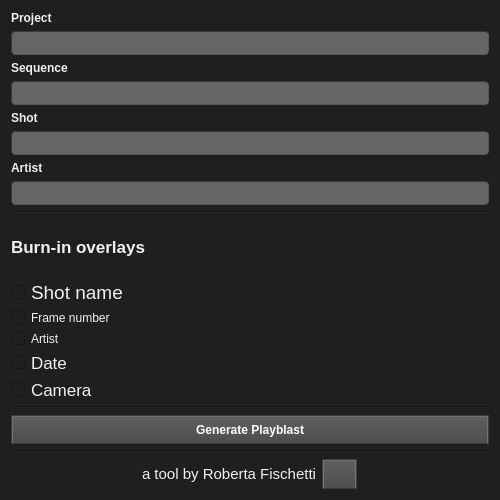
<?xml version="1.0" encoding="UTF-8"?>
<ui version="4.0">
 <class>wg_playblastManager</class>
 <widget class="QWidget" name="wg_playblastManager">
  <property name="geometry">
   <rect>
    <x>0</x>
    <y>0</y>
    <width>500</width>
    <height>500</height>
   </rect>
  </property>
  <property name="maximumSize">
   <size>
    <width>600</width>
    <height>500</height>
   </size>
  </property>
  <property name="font">
   <font>
    <family>Tahoma</family>
    <pointsize>13</pointsize>
   </font>
  </property>
  <property name="windowTitle">
   <string>Playblast Manager</string>
  </property>
  <property name="styleSheet">
   <string notr="true">/*
Dark Console Style Sheet for QT Applications
Author: Jaime A. Quiroga P.
Company: GTRONICK
Last updated: 24/05/2018, 17:12.
Available at: https://github.com/GTRONICK/QSS/blob/master/ConsoleStyle.qss
*/
QWidget {
	
	background-color: rgb(31, 31, 31);
	color: rgb(240, 240, 240);
	border-color: rgb(58, 58, 58);
}

QPlainTextEdit {
	background-color:rgb(0, 0, 0);
	color: rgb(200, 200, 200);
	selection-background-color: rgb(255, 153, 0);
	selection-color: rgb(0, 0, 0);
}

QTabWidget::pane {
    	border-top: 1px solid #000000;
}

QTabBar::tab {
 	background-color:rgb(0, 0, 0);
 	border-style: outset;
	border-width: 1px;
	border-right-color: qlineargradient(spread:pad, x1:0.4, y1:0.5, x2:0.6, y2:0.5, stop:0 rgba(115, 115, 115, 255), stop:1 rgba(62, 62, 62, 255));
	border-left-color: qlineargradient(spread:pad, x1:0.6, y1:0.5, x2:0.4, y2:0.5, stop:0 rgba(115, 115, 115, 255), stop:1 rgba(62, 62, 62, 255));
  border-bottom-color: rgb(58, 58, 58);
	border-bottom-width: 1px;
	border-top-width: 0px;
	border-style: solid;
	color: rgb(255, 153, 0);
	padding: 4px;
}

QTabBar::tab:selected, QTabBar::tab:hover {
   color: rgb(255, 255, 255);
   background-color:rgb(0, 0, 0);
   border-color:rgb(42, 42, 42);
   margin-left: 0px;
   margin-right: 0px;
   border-bottom-right-radius:4px;
   border-bottom-left-radius:4px;
}

QTabBar::tab:last:selected {
  background-color:rgb(0, 0, 0);
	border-color:rgb(42, 42, 42);
	margin-left: 0px;
  	margin-right: 0px;
	border-bottom-right-radius:4px;
	border-bottom-left-radius:4px;
}

QTabBar::tab:!selected {
   margin-bottom: 4px;
   border-bottom-right-radius:4px;
   border-bottom-left-radius:4px;
}

QPushButton{
	border-style: outset;
	border-width: 2px;
	border-top-color: qlineargradient(spread:pad, x1:0.5, y1:0.6, x2:0.5, y2:0.4, stop:0 rgba(115, 115, 115, 255), stop:1 rgba(62, 62, 62, 255));
	border-right-color: qlineargradient(spread:pad, x1:0.4, y1:0.5, x2:0.6, y2:0.5, stop:0 rgba(115, 115, 115, 255), stop:1 rgba(62, 62, 62, 255));
	border-left-color: qlineargradient(spread:pad, x1:0.6, y1:0.5, x2:0.4, y2:0.5, stop:0 rgba(115, 115, 115, 255), stop:1 rgba(62, 62, 62, 255));
	border-bottom-color: rgb(58, 58, 58);
	border-bottom-width: 1px;
	border-style: solid;
	color: rgb(255, 255, 255);
	padding: 6px;
	background-color: qlineargradient(spread:pad, x1:0.5, y1:1, x2:0.5, y2:0, stop:0 rgba(77, 77, 77, 255), stop:1 rgba(97, 97, 97, 255));
}

QPushButton:hover{
	border-style: outset;
	border-width: 2px;
	border-top-color: qlineargradient(spread:pad, x1:0.5, y1:0.6, x2:0.5, y2:0.4, stop:0 rgba(180, 180, 180, 255), stop:1 rgba(110, 110, 110, 255));
	border-right-color: qlineargradient(spread:pad, x1:0.4, y1:0.5, x2:0.6, y2:0.5, stop:0 rgba(180, 180, 180, 255), stop:1 rgba(110, 110, 110, 255));
	border-left-color: qlineargradient(spread:pad, x1:0.6, y1:0.5, x2:0.4, y2:0.5, stop:0 rgba(180, 180, 180, 255), stop:1 rgba(110, 110, 110, 255));
	border-bottom-color: rgb(115, 115, 115);
	border-bottom-width: 1px;
	border-style: solid;
	color: rgb(255, 255, 255);
	padding: 6px;
	background-color: qlineargradient(spread:pad, x1:0.5, y1:1, x2:0.5, y2:0, stop:0 rgba(107, 107, 107, 255), stop:1 rgba(157, 157, 157, 255));
}

QPushButton:pressed{
	border-style: outset;
	border-width: 2px;
	border-top-color: qlineargradient(spread:pad, x1:0.5, y1:0.6, x2:0.5, y2:0.4, stop:0 rgba(62, 62, 62, 255), stop:1 rgba(22, 22, 22, 255));
	border-right-color: qlineargradient(spread:pad, x1:0.4, y1:0.5, x2:0.6, y2:0.5, stop:0 rgba(115, 115, 115, 255), stop:1 rgba(62, 62, 62, 255));
	border-left-color: qlineargradient(spread:pad, x1:0.6, y1:0.5, x2:0.4, y2:0.5, stop:0 rgba(115, 115, 115, 255), stop:1 rgba(62, 62, 62, 255));
	border-bottom-color: rgb(58, 58, 58);
	border-bottom-width: 1px;
	border-style: solid;
	color: rgb(255, 255, 255);
	padding: 6px;
	background-color: qlineargradient(spread:pad, x1:0.5, y1:1, x2:0.5, y2:0, stop:0 rgba(77, 77, 77, 255), stop:1 rgba(97, 97, 97, 255));
}

QPushButton:disabled{
	border-style: outset;
	border-width: 2px;
	border-top-color: qlineargradient(spread:pad, x1:0.5, y1:0.6, x2:0.5, y2:0.4, stop:0 rgba(115, 115, 115, 255), stop:1 rgba(62, 62, 62, 255));
	border-right-color: qlineargradient(spread:pad, x1:0.4, y1:0.5, x2:0.6, y2:0.5, stop:0 rgba(115, 115, 115, 255), stop:1 rgba(62, 62, 62, 255));
	border-left-color: qlineargradient(spread:pad, x1:0.6, y1:0.5, x2:0.4, y2:0.5, stop:0 rgba(115, 115, 115, 255), stop:1 rgba(62, 62, 62, 255));
	border-bottom-color: rgb(58, 58, 58);
	border-bottom-width: 1px;
	border-style: solid;
	color: rgb(0, 0, 0);
	padding: 6px;
	background-color: qlineargradient(spread:pad, x1:0.5, y1:1, x2:0.5, y2:0, stop:0 rgba(57, 57, 57, 255), stop:1 rgba(77, 77, 77, 255));
}

QLineEdit {
	border-width: 1px; border-radius: 4px;
	border-color: rgb(58, 58, 58);
	border-style: inset;
	padding: 0 8px;
	color: rgb(255, 255, 255);
	background:rgb(101, 101, 101);
	selection-background-color: rgb(187, 187, 187);
	selection-color: rgb(60, 63, 65);
}

QProgressBar {
	text-align: center;
	color: rgb(255, 255, 255);
	border-width: 1px; 
	border-radius: 10px;
	border-color: rgb(58, 58, 58);
	border-style: inset;
}

QProgressBar::chunk {
	background-color: qlineargradient(spread:pad, x1:0.5, y1:0.7, x2:0.5, y2:0.3, stop:0 rgba(0, 200, 0, 255), stop:1 rgba(30, 230, 30, 255));
	border-radius: 10px;
}

QMenuBar {
	background:rgb(0, 0, 0);
	color: rgb(255, 153, 0);
}

QMenuBar::item {
  	spacing: 3px; 
	padding: 1px 4px;
  	background: transparent;
}

QMenuBar::item:selected { 
  	background:rgb(115, 115, 115);
}

QMenu {
	border-width: 2px; 
	border-radius: 10px;
	border-color: rgb(255, 153, 0);
	border-style: outset;
}

QMenu::item {
	spacing: 3px; 
	padding: 3px 15px;
}

QMenu::item:selected {
	spacing: 3px; 
	padding: 3px 15px;
	background:rgb(115, 115, 115);
	color:rgb(255, 255, 255);
	border-width: 1px; 
	border-radius: 10px;
	border-color: rgb(58, 58, 58);
	border-style: inset;
}</string>
  </property>
  <layout class="QVBoxLayout" name="lay_playblastManager">
   <item>
    <layout class="QVBoxLayout" name="lay_naming">
     <item>
      <widget class="QLabel" name="lb_project">
       <property name="font">
        <font>
         <family>Tahoma</family>
         <weight>75</weight>
         <bold>true</bold>
        </font>
       </property>
       <property name="text">
        <string>Project</string>
       </property>
      </widget>
     </item>
     <item>
      <widget class="QLineEdit" name="lineEdit"/>
     </item>
     <item>
      <widget class="QLabel" name="lb_sequence">
       <property name="font">
        <font>
         <family>Tahoma</family>
         <weight>75</weight>
         <bold>true</bold>
        </font>
       </property>
       <property name="text">
        <string>Sequence</string>
       </property>
      </widget>
     </item>
     <item>
      <widget class="QLineEdit" name="lineEdit_2"/>
     </item>
     <item>
      <widget class="QLabel" name="lb_shot">
       <property name="font">
        <font>
         <family>Tahoma</family>
         <weight>75</weight>
         <bold>true</bold>
        </font>
       </property>
       <property name="styleSheet">
        <string notr="true"/>
       </property>
       <property name="text">
        <string>Shot</string>
       </property>
      </widget>
     </item>
     <item>
      <widget class="QLineEdit" name="lineEdit_3"/>
     </item>
     <item>
      <widget class="QLabel" name="lb_artist">
       <property name="font">
        <font>
         <family>Tahoma</family>
         <weight>75</weight>
         <bold>true</bold>
        </font>
       </property>
       <property name="text">
        <string>Artist</string>
       </property>
      </widget>
     </item>
     <item>
      <widget class="QLineEdit" name="lineEdit_4"/>
     </item>
    </layout>
   </item>
   <item>
    <widget class="Line" name="first_separator">
     <property name="orientation">
      <enum>Qt::Horizontal</enum>
     </property>
    </widget>
   </item>
   <item>
    <layout class="QVBoxLayout" name="lay_burnIns">
     <item>
      <widget class="QLabel" name="burnin_fields">
       <property name="font">
        <font>
         <family>Tahoma</family>
         <pointsize>13</pointsize>
         <weight>75</weight>
         <bold>true</bold>
        </font>
       </property>
       <property name="text">
        <string>Burn-in overlays</string>
       </property>
      </widget>
     </item>
     <item>
      <widget class="QCheckBox" name="cb_shotName">
       <property name="font">
        <font>
         <family>Tahoma</family>
         <pointsize>14</pointsize>
        </font>
       </property>
       <property name="text">
        <string>Shot name</string>
       </property>
      </widget>
     </item>
     <item>
      <widget class="QCheckBox" name="cb_frameNumber">
       <property name="font">
        <font/>
       </property>
       <property name="text">
        <string>Frame number</string>
       </property>
      </widget>
     </item>
     <item>
      <widget class="QCheckBox" name="cb_artist">
       <property name="font">
        <font/>
       </property>
       <property name="text">
        <string>Artist</string>
       </property>
      </widget>
     </item>
     <item>
      <widget class="QCheckBox" name="cb_date">
       <property name="text">
        <string>Date</string>
       </property>
      </widget>
     </item>
     <item>
      <widget class="QCheckBox" name="cb_camera">
       <property name="text">
        <string>Camera</string>
       </property>
      </widget>
     </item>
    </layout>
   </item>
   <item>
    <widget class="Line" name="second_separator">
     <property name="orientation">
      <enum>Qt::Horizontal</enum>
     </property>
    </widget>
   </item>
   <item>
    <layout class="QVBoxLayout" name="lay_generatePlayblast">
     <item>
      <widget class="QPushButton" name="btn_generatePlayblast">
       <property name="font">
        <font>
         <family>Tahoma</family>
         <weight>75</weight>
         <bold>true</bold>
        </font>
       </property>
       <property name="text">
        <string>Generate Playblast</string>
       </property>
      </widget>
     </item>
    </layout>
   </item>
   <item>
    <widget class="Line" name="third_separator">
     <property name="orientation">
      <enum>Qt::Horizontal</enum>
     </property>
    </widget>
   </item>
   <item>
    <layout class="QHBoxLayout" name="lay_footer">
     <item>
      <spacer name="hspacer_left">
       <property name="orientation">
        <enum>Qt::Horizontal</enum>
       </property>
       <property name="sizeType">
        <enum>QSizePolicy::Maximum</enum>
       </property>
       <property name="sizeHint" stdset="0">
        <size>
         <width>150</width>
         <height>20</height>
        </size>
       </property>
      </spacer>
     </item>
     <item>
      <widget class="QLabel" name="lb_developer">
       <property name="font">
        <font>
         <family>Tahoma</family>
         <pointsize>11</pointsize>
        </font>
       </property>
       <property name="text">
        <string>a tool by Roberta Fischetti</string>
       </property>
      </widget>
     </item>
     <item>
      <widget class="QPushButton" name="btn_help">
       <property name="maximumSize">
        <size>
         <width>35</width>
         <height>30</height>
        </size>
       </property>
       <property name="text">
        <string/>
       </property>
       <property name="icon">
        <iconset resource="ui/playblast_manager_ui.qrc">
         <normaloff>:/img/btn_help.png</normaloff>:/img/btn_help.png</iconset>
       </property>
      </widget>
     </item>
     <item>
      <spacer name="hspacer_right">
       <property name="orientation">
        <enum>Qt::Horizontal</enum>
       </property>
       <property name="sizeType">
        <enum>QSizePolicy::Maximum</enum>
       </property>
       <property name="sizeHint" stdset="0">
        <size>
         <width>150</width>
         <height>20</height>
        </size>
       </property>
      </spacer>
     </item>
    </layout>
   </item>
  </layout>
 </widget>
 <resources>
  <include location="ui/playblast_manager_ui.qrc"/>
 </resources>
 <connections/>
</ui>
